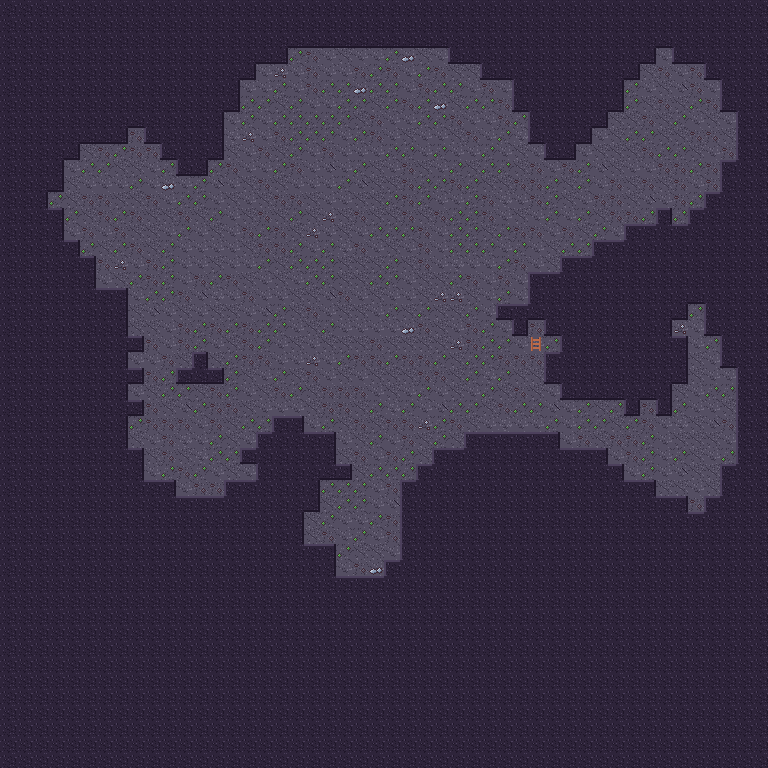

The image is a tile-based game level rendered from a .tmx file. Its description and source (layers, tilesets, objects; grid data summarised) follow:
An orthogonal 48x48 tile map with 16x16 px tiles, 3 tile layers (Back, Buildings, Front).

<map version="1.4" tiledversion="1.4.2" orientation="orthogonal" renderorder="right-down" compressionlevel="0" width="48" height="48" tilewidth="16" tileheight="16" infinite="0" nextlayerid="4" nextobjectid="1">
  <properties />
  <tileset firstgid="1" name="cave" tilewidth="16" tileheight="16" tilecount="48" columns="16">
    <image source="../cave.png" width="256" height="48" />
    <tile id="1">
      <properties>
        <property name="Passable" type="string" value="F" />
      </properties>
    </tile>
    <tile id="16">
      <properties>
        <property name="Passable" type="string" value="F" />
      </properties>
    </tile>
    <tile id="17">
      <properties>
        <property name="Passable" type="string" value="F" />
      </properties>
    </tile>
    <tile id="18">
      <properties>
        <property name="Passable" type="string" value="F" />
      </properties>
    </tile>
    <tile id="19">
      <properties>
        <property name="Passable" type="string" value="F" />
      </properties>
    </tile>
    <tile id="20">
      <properties>
        <property name="Passable" type="string" value="F" />
      </properties>
    </tile>
    <tile id="21">
      <properties>
        <property name="Passable" type="string" value="F" />
      </properties>
    </tile>
    <tile id="22">
      <properties>
        <property name="Passable" type="string" value="F" />
      </properties>
    </tile>
    <tile id="23">
      <properties>
        <property name="Passable" type="string" value="F" />
      </properties>
    </tile>
    <tile id="24">
      <properties>
        <property name="Passable" type="string" value="F" />
      </properties>
    </tile>
    <tile id="25">
      <properties>
        <property name="Passable" type="string" value="F" />
      </properties>
    </tile>
    <tile id="26">
      <properties>
        <property name="Passable" type="string" value="F" />
      </properties>
    </tile>
    <tile id="27">
      <properties>
        <property name="Passable" type="string" value="F" />
      </properties>
    </tile>
    <tile id="28">
      <properties>
        <property name="Passable" type="string" value="F" />
      </properties>
    </tile>
    <tile id="29">
      <properties>
        <property name="Passable" type="string" value="F" />
      </properties>
    </tile>
    <tile id="30">
      <properties>
        <property name="Passable" type="string" value="F" />
      </properties>
    </tile>
    <tile id="31">
      <properties>
        <property name="Passable" type="string" value="F" />
      </properties>
    </tile>
  </tileset>
  <layer id="1" name="Back" width="48" height="48" opacity="1" offsetx="0" offsety="0">
   <data>[2304 cells, 2304 non-empty, 9 distinct tile ids]</data>
  </layer>
  <layer id="2" name="Buildings" width="48" height="48" opacity="1" offsetx="0" offsety="0">
   <data>[2304 cells, 1497 non-empty, 13 distinct tile ids]</data>
  </layer>
  <layer id="3" name="Front" width="48" height="48" opacity="1" offsetx="0" offsety="0">
   <data>[2304 cells, 0 non-empty, 0 distinct tile ids]</data>
  </layer>
</map>
